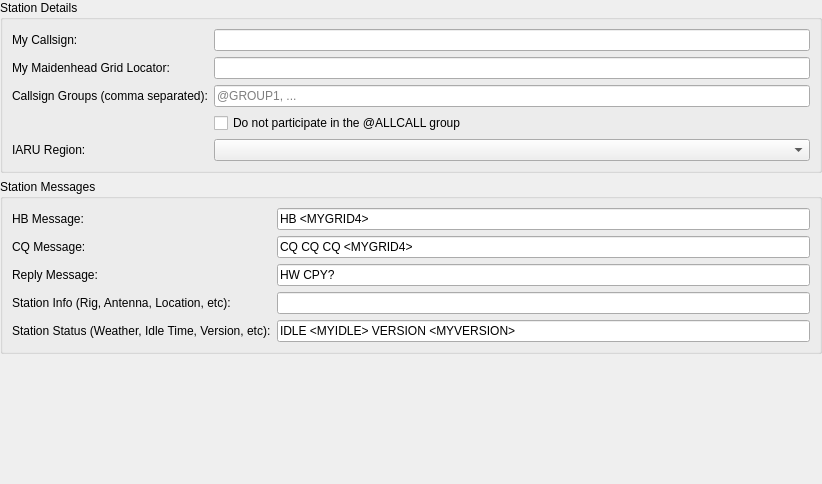
             <widget class="QWidget" name="scrollAreaWidgetContents">
              <property name="geometry">
               <rect>
                <x>0</x>
                <y>0</y>
                <width>822</width>
                <height>484</height>
               </rect>
              </property>
              <layout class="QVBoxLayout" name="verticalLayout_3">
               <property name="spacing">
                <number>6</number>
               </property>
               <property name="leftMargin">
                <number>0</number>
               </property>
               <property name="topMargin">
                <number>0</number>
               </property>
               <property name="rightMargin">
                <number>0</number>
               </property>
               <property name="bottomMargin">
                <number>0</number>
               </property>
               <item>
                <widget class="QGroupBox" name="groupBox_17">
                 <property name="title">
                  <string>Station Details</string>
                 </property>
                 <layout class="QGridLayout" name="gridLayout_13">
                  <item row="0" column="0">
                   <widget class="QLabel" name="callsign_label">
                    <property name="text">
                     <string>My Callsign:</string>
                    </property>
                    <property name="buddy">
                     <cstring>callsign_line_edit</cstring>
                    </property>
                   </widget>
                  </item>
                  <item row="1" column="0">
                   <widget class="QLabel" name="grid_label">
                    <property name="text">
                     <string>My Maidenhead Grid Locator:</string>
                    </property>
                    <property name="buddy">
                     <cstring>grid_line_edit</cstring>
                    </property>
                   </widget>
                  </item>
                  <item row="1" column="1">
                   <widget class="QLineEdit" name="grid_line_edit">
                    <property name="toolTip">
                     <string>&lt;html&gt;&lt;head/&gt;&lt;body&gt;&lt;p&gt;4 to 12-digit Maidenhead Locator&lt;/p&gt;&lt;/body&gt;&lt;/html&gt;</string>
                    </property>
                    <property name="maxLength">
                     <number>12</number>
                    </property>
                   </widget>
                  </item>
                  <item row="3" column="1">
                   <widget class="QLineEdit" name="groups_line_edit">
                    <property name="toolTip">
                     <string>&lt;html&gt;&lt;head/&gt;&lt;body&gt;&lt;p&gt;Enter a comma separated list of callsign groups (e.g., @GROUP/1, @ARES, @RACES, etc). &lt;br/&gt;&lt;br/&gt;Each group behaves similarly to @ALLCALL. Messages that are directed to the group are printed at all participating stations.&lt;/p&gt;&lt;/body&gt;&lt;/html&gt;</string>
                    </property>
                    <property name="text">
                     <string/>
                    </property>
                    <property name="placeholderText">
                     <string>@GROUP1, ...</string>
                    </property>
                   </widget>
                  </item>
                  <item row="3" column="0">
                   <widget class="QLabel" name="groups_label">
                    <property name="text">
                     <string>Callsign Groups (comma separated):</string>
                    </property>
                   </widget>
                  </item>
                  <item row="0" column="1">
                   <widget class="QLineEdit" name="callsign_line_edit">
                    <property name="toolTip">
                     <string>Station callsign.</string>
                    </property>
                   </widget>
                  </item>
                  <item row="4" column="1">
                   <widget class="QCheckBox" name="avoid_allcall_check_box">
                    <property name="text">
                     <string>Do not participate in the @ALLCALL group</string>
                    </property>
                    <property name="checked">
                     <bool>false</bool>
                    </property>
                   </widget>
                  </item>
                  <item row="6" column="1">
                   <widget class="QComboBox" name="region_combo_box">
                    <property name="visible">
                     <bool>false</bool>
                    </property>
                    <property name="toolTip">
                     <string>IARU Region</string>
                    </property>
                   </widget>
                  </item>
                  <item row="6" column="0">
                   <widget class="QLabel" name="region_label">
                    <property name="visible">
                     <bool>false</bool>
                    </property>
                    <property name="text">
                     <string>IARU Region:</string>
                    </property>
                    <property name="buddy">
                     <cstring>region_combo_box</cstring>
                    </property>
                   </widget>
                  </item>
                 </layout>
                </widget>
               </item>
               <item>
                <widget class="QGroupBox" name="groupBox_16">
                 <property name="title">
                  <string>Station Messages</string>
                 </property>
                 <layout class="QGridLayout" name="gridLayout_4">
                  <item row="4" column="1">
                   <widget class="QLineEdit" name="status_message_line_edit">
                    <property name="text">
                     <string>IDLE &lt;MYIDLE&gt; VERSION &lt;MYVERSION&gt;</string>
                    </property>
                   </widget>
                  </item>
                  <item row="2" column="0">
                   <widget class="QLabel" name="label_17">
                    <property name="text">
                     <string>Reply Message:</string>
                    </property>
                   </widget>
                  </item>
                  <item row="0" column="0">
                   <widget class="QLabel" name="label_28">
                    <property name="visible">
                     <bool>false</bool>
                    </property>
                    <property name="text">
                     <string>HB Message:</string>
                    </property>
                   </widget>
                  </item>
                  <item row="2" column="1">
                   <widget class="QLineEdit" name="reply_message_line_edit">
                    <property name="text">
                     <string>HW CPY?</string>
                    </property>
                   </widget>
                  </item>
                  <item row="0" column="1">
                   <widget class="QLineEdit" name="hb_message_line_edit">
                    <property name="visible">
                     <bool>false</bool>
                    </property>
                    <property name="text">
                     <string>HB &lt;MYGRID4&gt;</string>
                    </property>
                   </widget>
                  </item>
                  <item row="1" column="1">
                   <widget class="QLineEdit" name="cq_message_line_edit">
                    <property name="text">
                     <string>CQ CQ CQ &lt;MYGRID4&gt;</string>
                    </property>
                   </widget>
                  </item>
                  <item row="3" column="0">
                   <widget class="QLabel" name="label_14">
                    <property name="toolTip">
                     <string>&lt;html&gt;&lt;head/&gt;&lt;body&gt;&lt;p&gt;Station location message&lt;/p&gt;&lt;/body&gt;&lt;/html&gt;</string>
                    </property>
                    <property name="text">
                     <string>Station Info (Rig, Antenna, Location, etc):</string>
                    </property>
                   </widget>
                  </item>
                  <item row="4" column="0">
                   <widget class="QLabel" name="label_27">
                    <property name="text">
                     <string>Station Status (Weather, Idle Time, Version, etc):</string>
                    </property>
                   </widget>
                  </item>
                  <item row="3" column="1">
                   <widget class="QLineEdit" name="info_message_line_edit">
                    <property name="toolTip">
                     <string>&lt;html&gt;&lt;head/&gt;&lt;body&gt;&lt;p&gt;Station location message that is transmitted in response to &amp;quot;@&amp;quot; directed queries.&lt;/p&gt;&lt;/body&gt;&lt;/html&gt;</string>
                    </property>
                   </widget>
                  </item>
                  <item row="1" column="0">
                   <widget class="QLabel" name="label_19">
                    <property name="text">
                     <string>CQ Message:</string>
                    </property>
                   </widget>
                  </item>
                 </layout>
                </widget>
               </item>
               <item>
                <spacer name="verticalSpacer_14">
                 <property name="sizeHint" stdset="0">
                  <size>
                   <width>20</width>
                   <height>40</height>
                  </size>
                 </property>
                </spacer>
               </item>
              </layout>
             </widget>
